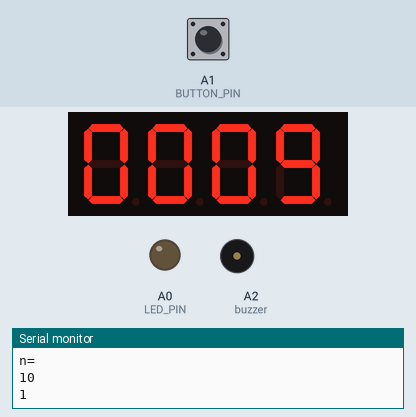
The sketch below on a simulated Arduino Uno, built with avr-gcc and run on an emulated ATmega328P. Parts: 4-digit seven-segment display, output pins drawn as LEDs (lit = HIGH), buzzer (waves = sounding), the last lines printed to the serial monitor. Wiring (inferred from the names in the program): 4-digit 7-segment display, segments lit when LOW: segments pin 2, pin 3, pin 4, pin 5, pin 6, pin 7, pin 8; digit selects pin 9, pin 10, pin 11, pin 12. The inputs (shaded band) are chosen by the test bench; at power-on: A1 (BUTTON_PIN) HIGH. The segment pins are drawn as the display they are named for; pins used as bus, display or sensor lines are not drawn.

Above: at 1.2 s.
1.3 s: A1 (BUTTON_PIN) pulled LOW for 0.15 s
At 1.52 s:
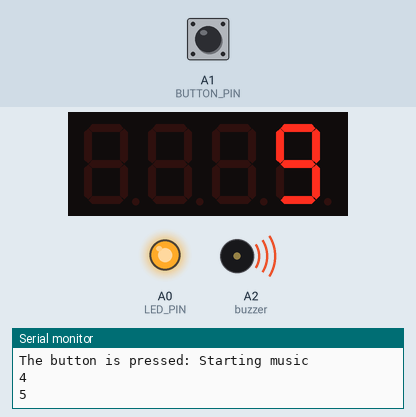
2.0 s: A1 (BUTTON_PIN) pulled LOW for 1 s
At 2.7 s:
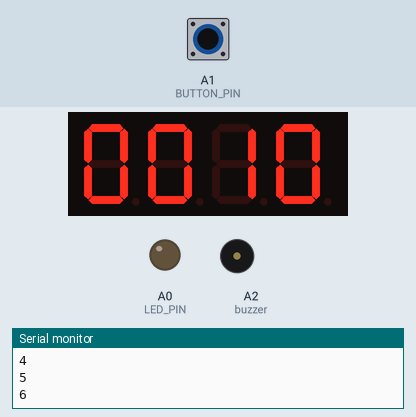
4.5 s: A1 (BUTTON_PIN) pulled LOW for 0.15 s
At 5.0 s:
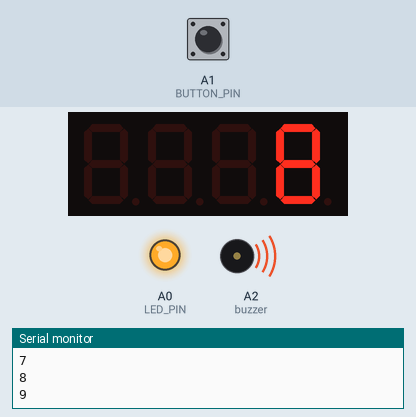
5.2 s: A1 (BUTTON_PIN) pulled LOW for 1 s
At 8.4 s:
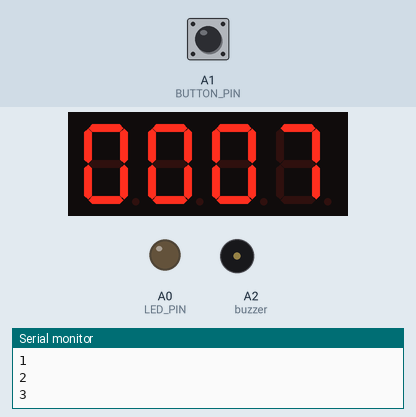
Timing chart, 0 to 9.9 s (numbered marks = the images above; inputs shaded):
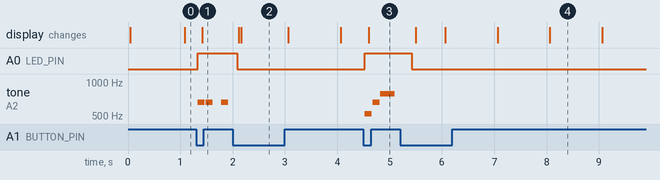

Measured:
- after the input at 1.3 s, A0 (LED_PIN): LOW → HIGH at once; tone on A2 (buzzer): goes 659 Hz 0.14 s, silent 0.02 s, 659 Hz 0.14 s, silent 0.17 s, 659 Hz 0.14 s, then silent, starting at once; the display: changes after 0.12 s (image 1)
- after the input at 2.0 s, A0 (LED_PIN): HIGH → LOW after 0.08 s; tone on A2 (buzzer): stops changing and stays silent; the display: first changes after 0.12 s (image 2 shows a later state)
- after the input at 4.5 s, A0 (LED_PIN): LOW → HIGH at once; tone on A2 (buzzer): plays 523 Hz for 0.14 s, 659 Hz for 0.14 s, 784 Hz for 0.27 s, starting at once; the display: changes after 0.10 s (image 3)
- after the input at 5.2 s, A0 (LED_PIN): HIGH → LOW after 0.22 s; tone on A2 (buzzer): stops changing and stays silent; the display: first changes after 0.30 s (image 4 shows a later state)

The sketch:

timer_with_buzzer.ino
```cpp
#define NOTE_B0  31
#define NOTE_C1  33
#define NOTE_CS1 35
#define NOTE_D1  37
#define NOTE_DS1 39
#define NOTE_E1  41
#define NOTE_F1  44
#define NOTE_FS1 46
#define NOTE_G1  49
#define NOTE_GS1 52
#define NOTE_A1  55
#define NOTE_AS1 58
#define NOTE_B1  62
#define NOTE_C2  65
#define NOTE_CS2 69
#define NOTE_D2  73
#define NOTE_DS2 78
#define NOTE_E2  82
#define NOTE_F2  87
#define NOTE_FS2 93
#define NOTE_G2  98
#define NOTE_GS2 104
#define NOTE_A2  110
#define NOTE_AS2 117
#define NOTE_B2  123
#define NOTE_C3  131
#define NOTE_CS3 139
#define NOTE_D3  147
#define NOTE_DS3 156
#define NOTE_E3  165
#define NOTE_F3  175
#define NOTE_FS3 185
#define NOTE_G3  196
#define NOTE_GS3 208
#define NOTE_A3  220
#define NOTE_AS3 233
#define NOTE_B3  247
#define NOTE_C4  262
#define NOTE_CS4 277
#define NOTE_D4  294
#define NOTE_DS4 311
#define NOTE_E4  330
#define NOTE_F4  349
#define NOTE_FS4 370
#define NOTE_G4  392
#define NOTE_GS4 415
#define NOTE_A4  440
#define NOTE_AS4 466
#define NOTE_B4  494
#define NOTE_C5  523
#define NOTE_CS5 554
#define NOTE_D5  587
#define NOTE_DS5 622
#define NOTE_E5  659
#define NOTE_F5  698
#define NOTE_FS5 740
#define NOTE_G5  784
#define NOTE_GS5 831
#define NOTE_A5  880
#define NOTE_AS5 932
#define NOTE_B5  988
#define NOTE_C6  1047
#define NOTE_CS6 1109
#define NOTE_D6  1175
#define NOTE_DS6 1245
#define NOTE_E6  1319
#define NOTE_F6  1397
#define NOTE_FS6 1480
#define NOTE_G6  1568
#define NOTE_GS6 1661
#define NOTE_A6  1760
#define NOTE_AS6 1865
#define NOTE_B6  1976
#define NOTE_C7  2093
#define NOTE_CS7 2217
#define NOTE_D7  2349
#define NOTE_DS7 2489
#define NOTE_E7  2637
#define NOTE_F7  2794
#define NOTE_FS7 2960
#define NOTE_G7  3136
#define NOTE_GS7 3322
#define NOTE_A7  3520
#define NOTE_AS7 3729
#define NOTE_B7  3951
#define NOTE_C8  4186
#define NOTE_CS8 4435
#define NOTE_D8  4699
#define NOTE_DS8 4978
#define REST      0


#include "super_mario.h"
#include "segment_timer.h"

const int BUTTON_PIN = A1;
const int LED_PIN = A0;

const byte COUNT_NOTES = 39;

int ledState = LOW;
int lastButtonState = HIGH;
int currentButtonState;

int tones[COUNT_NOTES] = {
  392, 392, 392, 311, 466, 392, 311, 466, 392,
  // Add more tones as needed
};

int durations[COUNT_NOTES] = {
  350, 350, 350, 250, 100, 350, 250, 100, 700,
  // Add more durations as needed
};

unsigned long lastNoteTime = 0;


MusicState musicState = MUSIC_IDLE;


void onButtonPress() {
    Serial.print("The button is pressed: ");

    if (musicState == MUSIC_IDLE) {
      Serial.println("Starting music");
      musicState = MUSIC_PLAYING;
      show_number();
      stop_signal = false;
    } else {
      Serial.println("Stopping music");
      stop_signal = true;
      divider = 0, noteDuration = 0;
      //currentNoteIndex = 0;

      ledState = LOW;
      lastButtonState = HIGH;
      currentButtonState;
      musicState = MUSIC_IDLE;
      n = default_timer;
    }
    // control LED arccoding to the toggled state
    digitalWrite(LED_PIN, stop_signal ? LOW : HIGH);  //turns the LED on or off based on the variable
}

void setup() {
  Serial.begin(9600);
  pinMode(BUTTON_PIN, INPUT);
  pinMode(LED_PIN, OUTPUT);
  setup_segment();
}

void loop() {

  currentButtonState = digitalRead(BUTTON_PIN);
  if (lastButtonState == HIGH && currentButtonState == LOW) {
    onButtonPress();
  }
  lastButtonState = currentButtonState;

  if (musicState == MUSIC_PLAYING) {
    super_mario();
  }
  else
  {
      show_number();
  }

  // Add other non-blocking tasks here as needed
}
```

segment_timer.h
```cpp
#include <TimerOne.h>

void add();
void clearLEDs();
void pickDigit(int x);
void pickNumber(int x);
void zero();
void one();
void two();
void three();
void four();
void five();
void six();
void seven();
void eight();
void nine();
//the pins of 4-digit 7-segment display attach to pin2-13 respectively
// old
/*int a = 7;
int b = 3;
int c = 4;
int d = 5;
int e = 6;
int f = 2;
int g = 8;
int p = 9;
int d4 = 10;
int d3 = 11;
int d2 = 12;
int d1 = 13;*/

int a = 2;
int b = 3;
int c = 4;
int d = 5;
int e = 6;
int f = 7;
int g = 8;
int d1 = 9;
int d2 = 10;
int d3 = 11;
int d4 = 12;
int default_timer = 10;
long n = default_timer;// n represents the value displayed on the LED display. For example, when n=0, 0000 is displayed. The maximum value is 9999.
//int x = 100;
int del = 5;//Set del as 5; the value is the degree of fine tuning for the clock
int count = 0;//Set count=0. Here count is a count value that increases by 1 every 0.1 second, which means 1 second is counted when the value is 10

enum MusicState {
  MUSIC_IDLE,
  MUSIC_PLAYING
};
extern MusicState musicState;
extern const int BUTTON_PIN;
extern void onButtonPress();
void add()
{
  // Toggle LED
  count ++;
  Serial.println(count);
  if(count == default_timer)
  {
    count = 0;
    Serial.println("n=");
    Serial.println(n);
    n--;
    if(n == 0)
    {
      //musicState = MUSIC_IDLE;
      onButtonPress();
      //n = 9999;
    }
  }
}


void setup_segment()
{
  //set all the pins of the LED display as output
  pinMode(d1, OUTPUT);
  pinMode(d2, OUTPUT);
  pinMode(d3, OUTPUT);
  pinMode(d4, OUTPUT);
  pinMode(a, OUTPUT);
  pinMode(b, OUTPUT);
  pinMode(c, OUTPUT);
  pinMode(d, OUTPUT);
  pinMode(e, OUTPUT);
  pinMode(f, OUTPUT);
  pinMode(g, OUTPUT);
  //pinMode(p, OUTPUT);

  Timer1.initialize(100000); // set a timer of length 100000 microseconds (or 0.1 sec - or 10Hz => the led will blink 5 times, 5 cycles of on-and-off, per second)
  Timer1.attachInterrupt( add ); // attach the service routine here

  Serial.begin(9600); // // Serial Communication is starting with 9600 of baudrate speed
  Serial.println("Ultrasonic Sensor HC-SR04 Test"); // print some text in Serial Monitor
  Serial.println("with Arduino UNO R3");

}
/***************************************/
void show_number()
{
  clearLEDs();//clear the 7-segment display screen
  pickDigit(0);//Light up 7-segment display d1
  pickNumber((n/1000));// get the value of thousand
  delay(del);//delay 5ms

  //clearLEDs();//clear the 7-segment display screen
  pickDigit(1);//Light up 7-segment display d2
  pickNumber((n%1000)/100);// get the value of hundred
  delay(del);//delay 5ms

  //clearLEDs();//clear the 7-segment display screen
  pickDigit(2);//Light up 7-segment display d3
  pickNumber(n%100/10);//get the value of ten
  delay(del);//delay 5ms

  //clearLEDs();//clear the 7-segment display screen
  pickDigit(3);//Light up 7-segment display d4
  pickNumber(n%10);//Get the value of single digit
  delay(del);//delay 5ms
}
/**************************************/
void pickDigit(int x) //light up a 7-segment display
{
  //The 7-segment LED display is a common-cathode one. So also use digitalWrite to  set d1 as LOW and the LED will go out
  digitalWrite(d1, LOW);
  digitalWrite(d2, LOW);
  digitalWrite(d3, LOW);
  digitalWrite(d4, LOW);

  switch(x)
  {
    case 0:
    digitalWrite(d1, HIGH);//Light d1 up
    break;
    case 1:
    digitalWrite(d2, HIGH); //Light d2 up
    break;
    case 2:
    digitalWrite(d3, HIGH); //Light d3 up
    break;
    default:
    digitalWrite(d4, HIGH); //Light d4 up
    break;
  }
}
//The function is to control the 7-segment LED display to display numbers. Here x is the number to be displayed. It is an integer from 0 to 9
void pickNumber(int x)
{
  switch(x)
  {
    default:
    zero();
    break;
    case 1:
    one();
    break;
    case 2:
    two();
    break;
    case 3:
    three();
    break;
    case 4:
    four();
    break;
    case 5:
    five();
    break;
    case 6:
    six();
    break;
    case 7:
    seven();
    break;
    case 8:
    eight();
    break;
    case 9:
    nine();
    break;
  }
}
void clearLEDs() //clear the 7-segment display screen
{
  digitalWrite(a, HIGH);
  digitalWrite(b, HIGH);
  digitalWrite(c, HIGH);
  digitalWrite(d, HIGH);
  digitalWrite(e, HIGH);
  digitalWrite(f, HIGH);
  digitalWrite(g, HIGH);
//  digitalWrite(p, HIGH);
}

void zero() //the 7-segment led display 0
{
  digitalWrite(a, LOW);
  digitalWrite(b, LOW);
  digitalWrite(c, LOW);
  digitalWrite(d, LOW);
  digitalWrite(e, LOW);
  digitalWrite(f, LOW);
  digitalWrite(g, HIGH);
}

void one() //the 7-segment led display 1
{
  digitalWrite(a, HIGH);
  digitalWrite(b, LOW);
  digitalWrite(c, LOW);
  digitalWrite(d, HIGH);
  digitalWrite(e, HIGH);
  digitalWrite(f, HIGH);
  digitalWrite(g, HIGH);
}

void two() //the 7-segment led display 2
{
  digitalWrite(a, LOW);
  digitalWrite(b, LOW);
  digitalWrite(c, HIGH);
  digitalWrite(d, LOW);
  digitalWrite(e, LOW);
  digitalWrite(f, HIGH);
  digitalWrite(g, LOW);
}
void three() //the 7-segment led display 3
{
  digitalWrite(a, LOW);
  digitalWrite(b, LOW);
  digitalWrite(c, LOW);
  digitalWrite(d, LOW);
  digitalWrite(e, HIGH);
  digitalWrite(f, HIGH);
  digitalWrite(g, LOW);
}

void four() //the 7-segment led display 4
{
  digitalWrite(a, HIGH);
  digitalWrite(b, LOW);
  digitalWrite(c, LOW);
  digitalWrite(d, HIGH);
  digitalWrite(e, HIGH);
  digitalWrite(f, LOW);
  digitalWrite(g, LOW);
}

void five() //the 7-segment led display 5
{
  digitalWrite(a, LOW);
  digitalWrite(b, HIGH);
  digitalWrite(c, LOW);
  digitalWrite(d, LOW);
  digitalWrite(e, HIGH);
  digitalWrite(f, LOW);
  digitalWrite(g, LOW);
}

void six() //the 7-segment led display 6
{
  digitalWrite(a, LOW);
  digitalWrite(b, HIGH);
  digitalWrite(c, LOW);
  digitalWrite(d, LOW);
  digitalWrite(e, LOW);
  digitalWrite(f, LOW);
  digitalWrite(g, LOW);
}

void seven() //the 7-segment led display 7
{
  digitalWrite(a, LOW);
  digitalWrite(b, LOW);
  digitalWrite(c, LOW);
  digitalWrite(d, HIGH);
  digitalWrite(e, HIGH);
  digitalWrite(f, HIGH);
  digitalWrite(g, HIGH);
}

void eight() //the 7-segment led display 8
{
  digitalWrite(a, LOW);
  digitalWrite(b, LOW);
  digitalWrite(c, LOW);
  digitalWrite(d, LOW);
  digitalWrite(e, LOW);
  digitalWrite(f, LOW);
  digitalWrite(g, LOW);
}

void nine() //the 7-segment led display 9
{
  digitalWrite(a, LOW);
  digitalWrite(b, LOW);
  digitalWrite(c, LOW);
  digitalWrite(d, LOW);
  digitalWrite(e, HIGH);
  digitalWrite(f, LOW);
  digitalWrite(g, LOW);
}
/*******************************************/
```

super_mario.h
```cpp
#define NOTE_B0  31
#define NOTE_C1  33
#define NOTE_CS1 35
#define NOTE_D1  37
#define NOTE_DS1 39
#define NOTE_E1  41
#define NOTE_F1  44
#define NOTE_FS1 46
#define NOTE_G1  49
#define NOTE_GS1 52
#define NOTE_A1  55
#define NOTE_AS1 58
#define NOTE_B1  62
#define NOTE_C2  65
#define NOTE_CS2 69
#define NOTE_D2  73
#define NOTE_DS2 78
#define NOTE_E2  82
#define NOTE_F2  87
#define NOTE_FS2 93
#define NOTE_G2  98
#define NOTE_GS2 104
#define NOTE_A2  110
#define NOTE_AS2 117
#define NOTE_B2  123
#define NOTE_C3  131
#define NOTE_CS3 139
#define NOTE_D3  147
#define NOTE_DS3 156
#define NOTE_E3  165
#define NOTE_F3  175
#define NOTE_FS3 185
#define NOTE_G3  196
#define NOTE_GS3 208
#define NOTE_A3  220
#define NOTE_AS3 233
#define NOTE_B3  247
#define NOTE_C4  262
#define NOTE_CS4 277
#define NOTE_D4  294
#define NOTE_DS4 311
#define NOTE_E4  330
#define NOTE_F4  349
#define NOTE_FS4 370
#define NOTE_G4  392
#define NOTE_GS4 415
#define NOTE_A4  440
#define NOTE_AS4 466
#define NOTE_B4  494
#define NOTE_C5  523
#define NOTE_CS5 554
#define NOTE_D5  587
#define NOTE_DS5 622
#define NOTE_E5  659
#define NOTE_F5  698
#define NOTE_FS5 740
#define NOTE_G5  784
#define NOTE_GS5 831
#define NOTE_A5  880
#define NOTE_AS5 932
#define NOTE_B5  988
#define NOTE_C6  1047
#define NOTE_CS6 1109
#define NOTE_D6  1175
#define NOTE_DS6 1245
#define NOTE_E6  1319
#define NOTE_F6  1397
#define NOTE_FS6 1480
#define NOTE_G6  1568
#define NOTE_GS6 1661
#define NOTE_A6  1760
#define NOTE_AS6 1865
#define NOTE_B6  1976
#define NOTE_C7  2093
#define NOTE_CS7 2217
#define NOTE_D7  2349
#define NOTE_DS7 2489
#define NOTE_E7  2637
#define NOTE_F7  2794
#define NOTE_FS7 2960
#define NOTE_G7  3136
#define NOTE_GS7 3322
#define NOTE_A7  3520
#define NOTE_AS7 3729
#define NOTE_B7  3951
#define NOTE_C8  4186
#define NOTE_CS8 4435
#define NOTE_D8  4699
#define NOTE_DS8 4978
#define REST      0

// change this to make the song slower or faster
int tempo = 200;

// change this to whichever pin you want to use
int buzzer = A2;


// notes of the moledy followed by the duration.
// a 4 means a quarter note, 8 an eighteenth , 16 sixteenth, so on
// !!negative numbers are used to represent dotted notes,
// so -4 means a dotted quarter note, that is, a quarter plus an eighteenth!!
int melody[] = {

  // Super Mario Bros theme
  // Score available at https://musescore.com/user/2123/scores/2145
  // Theme by Koji Kondo


  NOTE_E5,8, NOTE_E5,8, REST,8, NOTE_E5,8, REST,8, NOTE_C5,8, NOTE_E5,8, //1
  NOTE_G5,4, REST,4, NOTE_G4,8, REST,4,
  NOTE_C5,-4, NOTE_G4,8, REST,4, NOTE_E4,-4, // 3
  NOTE_A4,4, NOTE_B4,4, NOTE_AS4,8, NOTE_A4,4,
  NOTE_G4,-8, NOTE_E5,-8, NOTE_G5,-8, NOTE_A5,4, NOTE_F5,8, NOTE_G5,8,
  REST,8, NOTE_E5,4,NOTE_C5,8, NOTE_D5,8, NOTE_B4,-4,
  NOTE_C5,-4, NOTE_G4,8, REST,4, NOTE_E4,-4, // repeats from 3
  NOTE_A4,4, NOTE_B4,4, NOTE_AS4,8, NOTE_A4,4,
  NOTE_G4,-8, NOTE_E5,-8, NOTE_G5,-8, NOTE_A5,4, NOTE_F5,8, NOTE_G5,8,
  REST,8, NOTE_E5,4,NOTE_C5,8, NOTE_D5,8, NOTE_B4,-4,


  REST,4, NOTE_G5,8, NOTE_FS5,8, NOTE_F5,8, NOTE_DS5,4, NOTE_E5,8,//7
  REST,8, NOTE_GS4,8, NOTE_A4,8, NOTE_C4,8, REST,8, NOTE_A4,8, NOTE_C5,8, NOTE_D5,8,
  REST,4, NOTE_DS5,4, REST,8, NOTE_D5,-4,
  NOTE_C5,2, REST,2,

  REST,4, NOTE_G5,8, NOTE_FS5,8, NOTE_F5,8, NOTE_DS5,4, NOTE_E5,8,//repeats from 7
  REST,8, NOTE_GS4,8, NOTE_A4,8, NOTE_C4,8, REST,8, NOTE_A4,8, NOTE_C5,8, NOTE_D5,8,
  REST,4, NOTE_DS5,4, REST,8, NOTE_D5,-4,
  NOTE_C5,2, REST,2,

  NOTE_C5,8, NOTE_C5,4, NOTE_C5,8, REST,8, NOTE_C5,8, NOTE_D5,4,//11
  NOTE_E5,8, NOTE_C5,4, NOTE_A4,8, NOTE_G4,2,

  NOTE_C5,8, NOTE_C5,4, NOTE_C5,8, REST,8, NOTE_C5,8, NOTE_D5,8, NOTE_E5,8,//13
  REST,1,
  NOTE_C5,8, NOTE_C5,4, NOTE_C5,8, REST,8, NOTE_C5,8, NOTE_D5,4,
  NOTE_E5,8, NOTE_C5,4, NOTE_A4,8, NOTE_G4,2,
  NOTE_E5,8, NOTE_E5,8, REST,8, NOTE_E5,8, REST,8, NOTE_C5,8, NOTE_E5,4,
  NOTE_G5,4, REST,4, NOTE_G4,4, REST,4,
  NOTE_C5,-4, NOTE_G4,8, REST,4, NOTE_E4,-4, // 19

  NOTE_A4,4, NOTE_B4,4, NOTE_AS4,8, NOTE_A4,4,
  NOTE_G4,-8, NOTE_E5,-8, NOTE_G5,-8, NOTE_A5,4, NOTE_F5,8, NOTE_G5,8,
  REST,8, NOTE_E5,4, NOTE_C5,8, NOTE_D5,8, NOTE_B4,-4,

  NOTE_C5,-4, NOTE_G4,8, REST,4, NOTE_E4,-4, // repeats from 19
  NOTE_A4,4, NOTE_B4,4, NOTE_AS4,8, NOTE_A4,4,
  NOTE_G4,-8, NOTE_E5,-8, NOTE_G5,-8, NOTE_A5,4, NOTE_F5,8, NOTE_G5,8,
  REST,8, NOTE_E5,4, NOTE_C5,8, NOTE_D5,8, NOTE_B4,-4,

  NOTE_E5,8, NOTE_C5,4, NOTE_G4,8, REST,4, NOTE_GS4,4,//23
  NOTE_A4,8, NOTE_F5,4, NOTE_F5,8, NOTE_A4,2,
  NOTE_D5,-8, NOTE_A5,-8, NOTE_A5,-8, NOTE_A5,-8, NOTE_G5,-8, NOTE_F5,-8,

  NOTE_E5,8, NOTE_C5,4, NOTE_A4,8, NOTE_G4,2, //26
  NOTE_E5,8, NOTE_C5,4, NOTE_G4,8, REST,4, NOTE_GS4,4,
  NOTE_A4,8, NOTE_F5,4, NOTE_F5,8, NOTE_A4,2,
  NOTE_B4,8, NOTE_F5,4, NOTE_F5,8, NOTE_F5,-8, NOTE_E5,-8, NOTE_D5,-8,
  NOTE_C5,8, NOTE_E4,4, NOTE_E4,8, NOTE_C4,2,

  NOTE_E5,8, NOTE_C5,4, NOTE_G4,8, REST,4, NOTE_GS4,4,//repeats from 23
  NOTE_A4,8, NOTE_F5,4, NOTE_F5,8, NOTE_A4,2,
  NOTE_D5,-8, NOTE_A5,-8, NOTE_A5,-8, NOTE_A5,-8, NOTE_G5,-8, NOTE_F5,-8,

  NOTE_E5,8, NOTE_C5,4, NOTE_A4,8, NOTE_G4,2, //26
  NOTE_E5,8, NOTE_C5,4, NOTE_G4,8, REST,4, NOTE_GS4,4,
  NOTE_A4,8, NOTE_F5,4, NOTE_F5,8, NOTE_A4,2,
  NOTE_B4,8, NOTE_F5,4, NOTE_F5,8, NOTE_F5,-8, NOTE_E5,-8, NOTE_D5,-8,
  NOTE_C5,8, NOTE_E4,4, NOTE_E4,8, NOTE_C4,2,
  NOTE_C5,8, NOTE_C5,4, NOTE_C5,8, REST,8, NOTE_C5,8, NOTE_D5,8, NOTE_E5,8,
  REST,1,

  NOTE_C5,8, NOTE_C5,4, NOTE_C5,8, REST,8, NOTE_C5,8, NOTE_D5,4, //33
  NOTE_E5,8, NOTE_C5,4, NOTE_A4,8, NOTE_G4,2,
  NOTE_E5,8, NOTE_E5,8, REST,8, NOTE_E5,8, REST,8, NOTE_C5,8, NOTE_E5,4,
  NOTE_G5,4, REST,4, NOTE_G4,4, REST,4,
  NOTE_E5,8, NOTE_C5,4, NOTE_G4,8, REST,4, NOTE_GS4,4,
  NOTE_A4,8, NOTE_F5,4, NOTE_F5,8, NOTE_A4,2,
  NOTE_D5,-8, NOTE_A5,-8, NOTE_A5,-8, NOTE_A5,-8, NOTE_G5,-8, NOTE_F5,-8,

  NOTE_E5,8, NOTE_C5,4, NOTE_A4,8, NOTE_G4,2, //40
  NOTE_E5,8, NOTE_C5,4, NOTE_G4,8, REST,4, NOTE_GS4,4,
  NOTE_A4,8, NOTE_F5,4, NOTE_F5,8, NOTE_A4,2,
  NOTE_B4,8, NOTE_F5,4, NOTE_F5,8, NOTE_F5,-8, NOTE_E5,-8, NOTE_D5,-8,
  NOTE_C5,8, NOTE_E4,4, NOTE_E4,8, NOTE_C4,2,

  //game over sound
  NOTE_C5,-4, NOTE_G4,-4, NOTE_E4,4, //45
  NOTE_A4,-8, NOTE_B4,-8, NOTE_A4,-8, NOTE_GS4,-8, NOTE_AS4,-8, NOTE_GS4,-8,
  NOTE_G4,8, NOTE_D4,8, NOTE_E4,-2,

};

// sizeof gives the number of bytes, each int value is composed of two bytes (16 bits)
// there are two values per note (pitch and duration), so for each note there are four bytes
int notes = sizeof(melody) / sizeof(melody[0]) / 2;

// this calculates the duration of a whole note in ms
int wholenote = (60000 * 4) / tempo;

int stop_signal = 0;
int divider = 0, noteDuration = 0;
int currentNoteIndex = 0;

void super_mario() {
  // iterate over the notes of the melody.
  // Remember, the array is twice the number of notes (notes + durations)
  if (currentNoteIndex < notes * 2 && !stop_signal) {
    // calculates the duration of each note
    divider = melody[currentNoteIndex + 1];
    if (divider > 0) {
      // regular note, just proceed
      noteDuration = (wholenote) / divider;
    } else if (divider < 0) {
      // dotted notes are represented with negative durations!!
      noteDuration = (wholenote) / abs(divider);
      noteDuration *= 1.5; // increases the duration in half for dotted notes
    }

    // we only play the note for 90% of the duration, leaving 10% as a pause
    tone(buzzer, melody[currentNoteIndex], noteDuration * 0.9);

    // Wait for the specief duration before playing the next note.
    delay(noteDuration);

    // stop the waveform generation before the next note.
    noTone(buzzer);

    currentNoteIndex += 2;
  }
}
```
